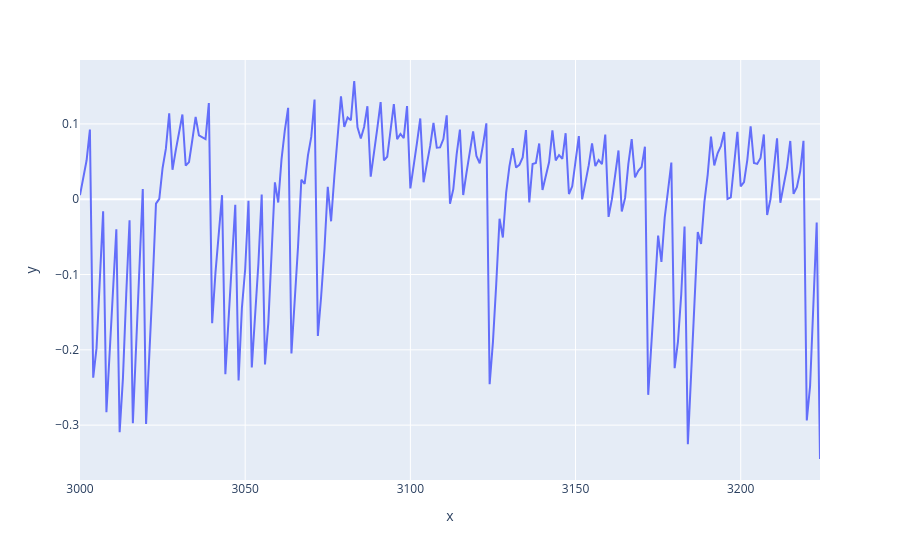

Notebook code for this chart:
### Code cell
ref_start = 3000
ref_end = 3225
ref_trace = proj.waves[0][ref_start:ref_end]

data = {
    'x': [i for i in range(ref_start, ref_end)],
    'y': ref_trace
}
data_frame = pd.DataFrame(data)
px.line(data_frame, x='x', y='y')

### Figure 1 — Plotly figure (JSON) as saved in the notebook; plotly's stock layout.template omitted (floating-point values rounded to 4 significant figures; data arrays with more than 128 entries replaced by an {"elided": "..."} marker saying what was removed)
{"data": [{"hovertemplate": "x=%{x}<br>y=%{y}<extra></extra>", "legendgroup": "", "line": {"color": "#636efa", "dash": "solid"}, "marker": {"symbol": "circle"}, "mode": "lines", "name": "", "orientation": "v", "showlegend": false, "type": "scatter", "x": {"elided": "225 int values"}, "xaxis": "x", "y": {"elided": "225 float values"}, "yaxis": "y"}], "layout": {"legend": {"tracegroupgap": 0}, "margin": {"t": 60}, "xaxis": {"anchor": "y", "domain": [0, 1], "title": {"text": "x"}}, "yaxis": {"anchor": "x", "domain": [0, 1], "title": {"text": "y"}}}}
